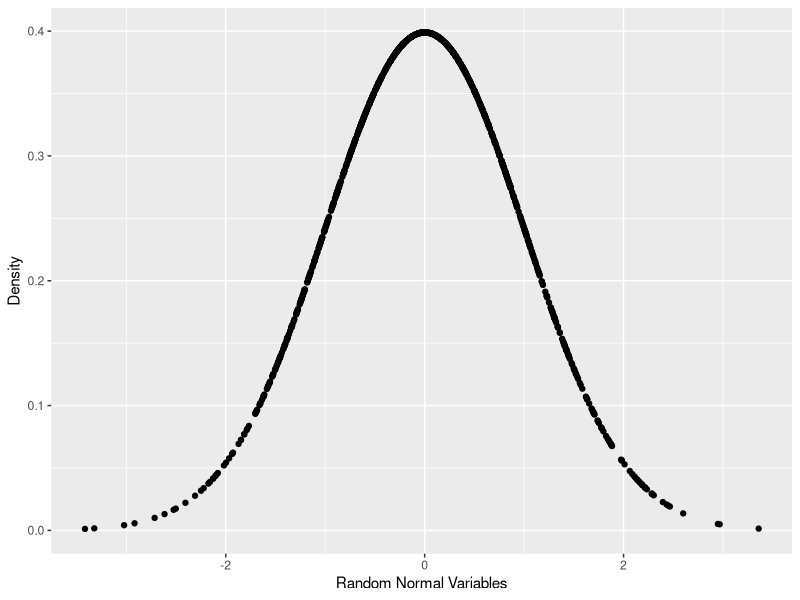
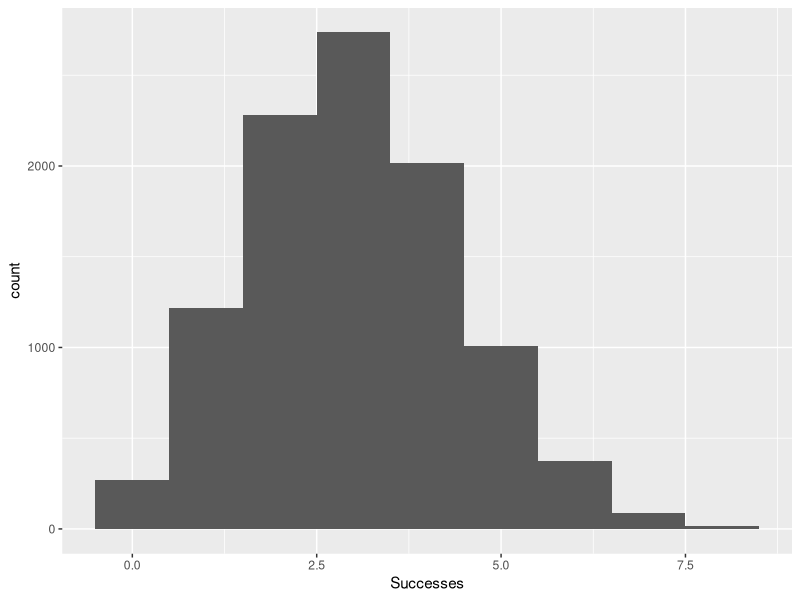
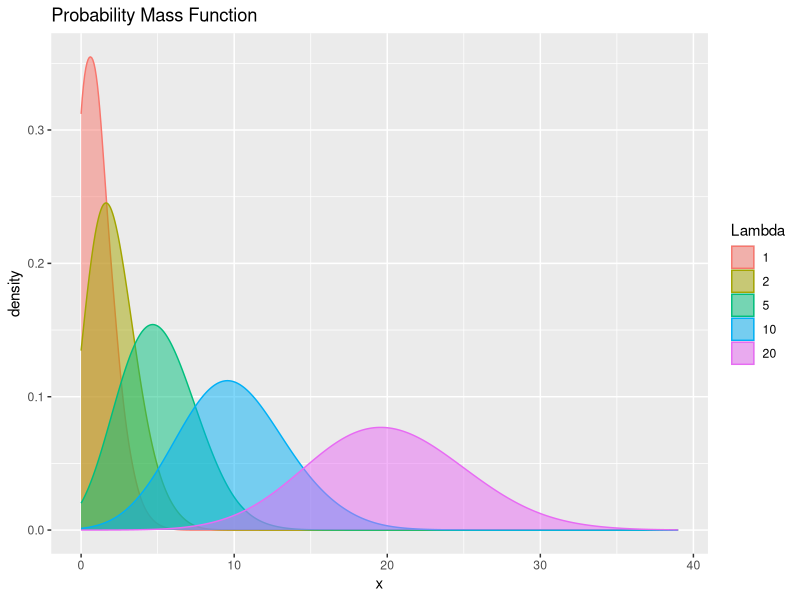

Source code (R) for these figures, in order:
## ---- chunk 1
knitr::opts_chunk$set(echo = TRUE)
## ---- chunk 2
library(ggplot2)
library(reshape2)
library(stringr)
## ---- chunk 3
rand10 <- rnorm(10)
rand10
## ---- chunk 4
rand10Probs <- dnorm(rand10)
rand10Probs
## ---- chunk 5
rand1000 <- rnorm(1000)
rand1000Probs <- dnorm(rand1000)
## ---- chunk 6
ggplot(
  data.frame(x=rand1000, y=rand1000Probs)) + 
  aes(x=x, y=y) +geom_point() + 
  labs(x="Random Normal Variables", y="Density"
)
## ---- chunk 7
dbinom(x = 2, size = 10, prob = .17)
## ---- chunk 8
dbinom(x = 8, size = 10, prob = .5)
## ---- chunk 9
pbinom(q = 8, size = 10, prob = .5)
## ---- chunk 10
binomData <- data.frame (Successes= rbinom (n=10000, size=10, prob=.3))
ggplot (data = binomData, aes (x=Successes)) + geom_histogram (binwidth=1)
## ---- chunk 11
ppois(q = 1200, lambda = 0.005, lower.tail = FALSE) 
## ---- chunk 12
pois1 <- rpois(n = 10000, lambda = 1)
pois2 <- rpois(n = 10000, lambda = 2)
pois5 <- rpois(n = 10000, lambda = 5)
pois10 <- rpois(n = 10000, lambda = 10)
pois20 <- rpois(n = 10000, lambda = 20)
pois <- data.frame(
  Lambda.1 = pois1,
  Lambda.2 = pois2,
  Lambda.5 = pois5,
  Lambda.10 = pois10,
  Lambda.20 = pois20
)

pois <- melt(data=pois, variable.name="Lambda", value.name="x")
pois$Lambda <- as.factor(
  as.numeric(
    str_extract(string=pois$Lambda, pattern="\\d+")
  )
)


ggplot (pois, aes (x=x)) +
geom_density ( aes (group=Lambda, color=Lambda, fill=Lambda), adjust=4, alpha=1/2) +
scale_color_discrete () + scale_fill_discrete () +
ggtitle ("Probability Mass Function")
